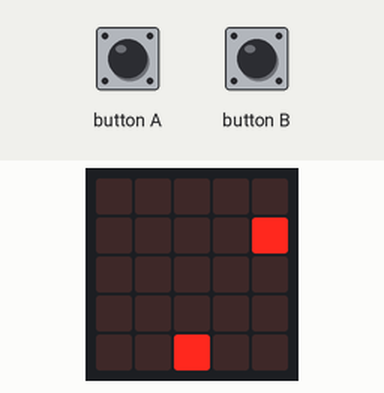
This program was run on a simulated BBC micro:bit (MakeCode). Shown: the board's 5×5 LED display. Random numbers come from a fixed seed; the run ends where the board's game-over animation would start. At 1.5 s the program stops and its outputs stay as they are.

Above: at 0.1 s.
At 0.6 s:
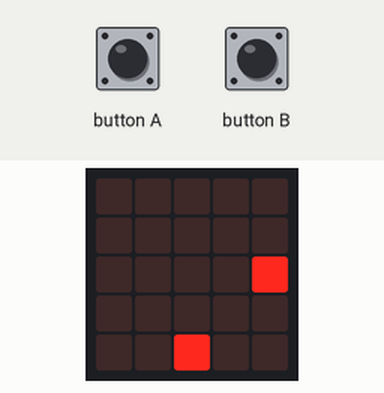
At 1.1 s:
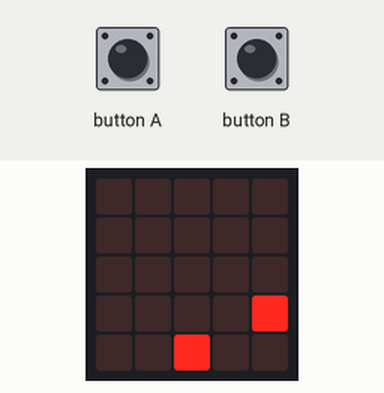
At 1.6 s:
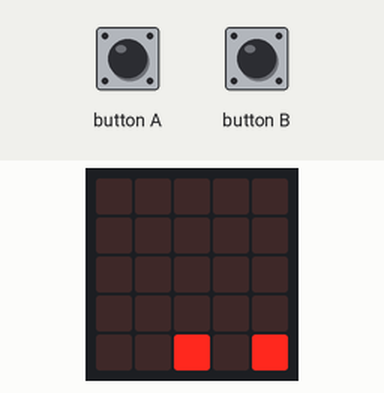

Measured:
- what the display in image 1 shows lasts 0.5 s, from 0.5 s to 1.0 s

The program:

main.ts
```typescript
input.onButtonPressed(Button.A, function () {
    speler.change(LedSpriteProperty.X, -1)
})
input.onButtonPressed(Button.B, function () {
    speler.change(LedSpriteProperty.X, 1)
})
let kroket: game.LedSprite = null
let pauze = 0
let bitterbal: game.LedSprite = null
let x = 0
let getal = 0
let speler: game.LedSprite = null
speler = game.createSprite(2, 4)
basic.forever(function () {
    getal = randint(1, 4)
    if (getal < 4) {
        x = randint(0, 4)
        bitterbal = game.createSprite(x, 1)
        for (let index = 0; index < 3; index++) {
            basic.pause(500)
            pauze += 100
            bitterbal.change(LedSpriteProperty.Y, 1)
        }
        if (bitterbal.isTouching(speler)) {
            game.addScore(1)
            bitterbal.delete()
        } else {
            game.gameOver()
        }
    } else {
        x = randint(0, 4)
        kroket = game.createSprite(x, 0)
        bitterbal = game.createSprite(x, 1)
        for (let index = 0; index < 3; index++) {
            basic.pause(400)
            pauze += 100
            kroket.change(LedSpriteProperty.Y, 1)
            bitterbal.change(LedSpriteProperty.Y, 1)
        }
        if (bitterbal.isTouching(speler)) {
            game.addScore(2)
            kroket.delete()
            bitterbal.delete()
        } else {
            game.gameOver()
        }
    }
})
```

test.ts
```typescript
// tests gaan hier; deze zal niet worden gecompileerd wanneer dit pakket wordt gebruikt als extensie.
```
